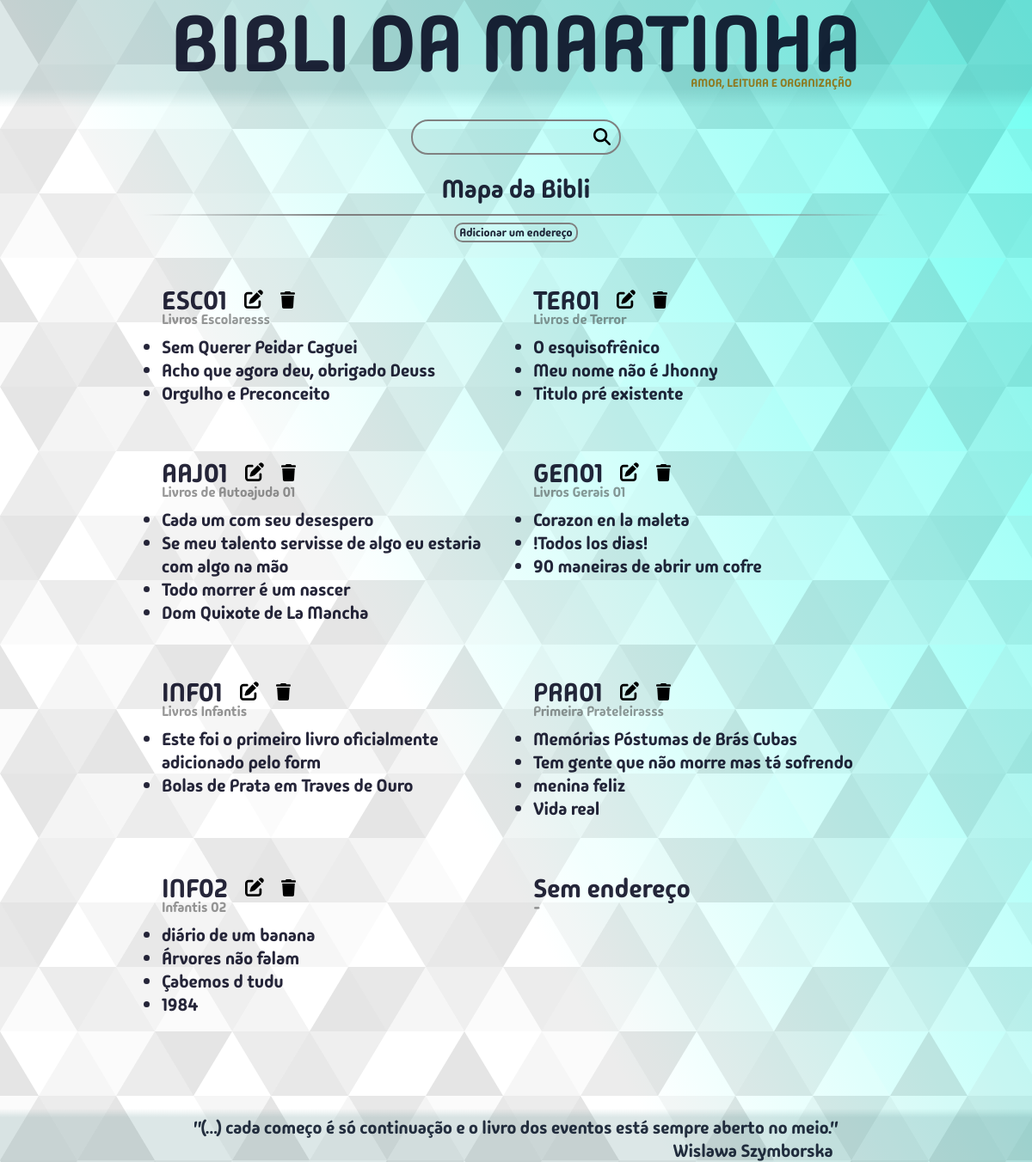
The page /mapadabibli/ on the database its author committed.
### bibm/models.py (models this page shows, shortened)
class Endereco(models.Model):
    codigo = models.CharField(max_length=5, validators=[validacao_endereco])
    descricao = models.CharField(max_length=300, blank=True, null=True)
    comentario = models.TextField(blank=True, null=True)
    class Meta:
        verbose_name = "Endereço"

class Livro(models.Model):
    titulo = models.CharField(max_length=300, unique=True)
    editora = models.CharField(max_length=300, blank=True, null=True)
    autor = models.ForeignKey(Autor, on_delete=models.SET_DEFAULT, default=1)
    genero = models.ForeignKey(Genero, on_delete=models.SET_DEFAULT, default=1)
    tema = models.CharField(max_length=600, blank=True, null=True)
    lendo = models.BooleanField(default=False)
    lido = models.BooleanField(default=False)
    data_leitura = models.DateField(blank=True, null=True)
    leria_de_novo = models.BooleanField(default=False)
    notas = [(1,"1"),(2,"2"),(3,"3"),(4,"4"),(5,"5"),(6,"6"),(7,"7"),(8,"8"),(9,"9"),(10,"10")]
    classificacao = models.IntegerField(choices=notas, blank=True, null=True)
    endereco = models.ForeignKey(Endereco, on_delete=models.SET_NULL, blank=True, null=True)
    data_compra = models.DateField(null=True)
    regiao = models.ForeignKey(Regiao, on_delete=models.SET_DEFAULT, default=2)
    comentario = models.TextField(blank=True, null=True)
    planejamento = models.PositiveIntegerField(unique=True, blank=True, null=True)

### bibm/views/views_mapa.py (the view)
# urls.py: path("mapadabibli/", views.mapa_da_bibli, name="mapa_da_bibli"),
def mapa_da_bibli(request):
    search_term = request.GET.get("q","")
    if search_term != "":
        enderecos = Endereco.objects.filter(Q(
            Q(codigo__icontains=search_term) |
            Q(descricao__icontains=search_term) |
            Q(
                codigo = Livro.objects.filter(titulo__icontains = search_term).first().endereco.codigo
            )
        ))
    else:
        enderecos = Endereco.objects.all()
    enderecos_dict = {}
    if enderecos.exists():
        for endereco in enderecos:
            livro_lista = []
            livros_endereco = Livro.objects.filter(endereco__codigo = endereco.codigo)
            for livro in livros_endereco:
                livro_lista.append((livro.id, livro.titulo))
            enderecos_dict[endereco.codigo] = ((endereco.id, endereco.descricao),livro_lista)
    if search_term == "" or search_term.lower() in "sem endereço":
        livro_lista = []
        livros_endereco = Livro.objects.filter(endereco = None)
        for livro in livros_endereco:
            livro_lista.append((livro.id, livro.titulo))
        enderecos_dict["Sem endereço"] = ((None ,None),livro_lista)
    if not enderecos_dict:
        messages.info(request,"Sua busca retornou sem resultados.")
    context = {
        "enderecos": enderecos_dict,
        "mapa_da_bibli": True,
        "caller": "mapa_da_bibli",
    }
    return render(request, "bibm/pages/mapaDaBibli.html",context)

### bibm/templates/bibm/pages/mapaDaBibli.html (shortened to what this page needs)
{% extends 'bibm/estru.html' %}
{% load static %}
{% block content %}
  <div class="container-search-box-mapa">
    <form action="{% url 'bibm:mapa_da_bibli' %}" class="search-form-mapa caixa-de-pesquisa">
      <input type="search" class="search-input" name="q" value="{{ search_term }}" />
      <button type="submit" class="search-button lupa">
				<img src="{% static 'bibm/img/magnifying-glass-solid.svg' %}" alt="Lupa" />
			</button>
    </form>
  </div>
	<div class="titulo-corpo-padrao texto-centralizado">Mapa da Bibli</div>
	<div class="linha-divisoria-box">
    <div class="ldiv linha-divisoria-esquerda"></div>
    <div class="ldiv linha-divisoria-meio"></div>
    <div class="ldiv linha-divisoria-direita"></div>
  </div>
	<form action="{% url "bibm:add_um_endereco_livro" %}" method="post" class="texto-centralizado">
		<button type="submit" class="btn-pequeno btn-verde">Adicionar um endereço</button>
	</form>
	<div class="container-mapa-box">
		{% for endereco, tupla in enderecos.items %}
		<div class="endereco-box">
			<div class="flex-flow-row espaco-top-2rem">
			<div class="endereco-titulo-box">
				<span class="endereco-titulo">{{ endereco }}</span>
				{% if tupla.0.0 %}
					<form method="GET" action="{% url 'bibm:editar_endereco' tupla.0.0 %}">
						<button type="submit">
							<img
								src="{% static 'bibm/img/pen-to-square-solid.svg' %}"
								alt="Editar este livro"
								title="Editar este livro"
								class="btn-editar"
							>
						</button>
					</form>
					<form method="POST" action="{% url 'bibm:deletar_endereco' %}"
						onclick="return confirm('Você confirma a exclusão deste endereço?')">
						<button type="submit">
							<img
							src="{% static 'bibm/img/trash-solid.svg' %}"
							alt="Deletar este livro"
							title="Deletar este livro"
							class="btn-excluir"
							>
						</button>
					</form>
					{% endif %}
				</div>
			</div>
			{% if tupla.0 %}
			<div class="endereco-descricao-box">
				<span class="endereco-descricao">
					{% if tupla.0.1 is None %}
					-
					{% else %}
						{{ tupla.0.1 }}
					{% endif %}
				</span>
			</div>
			{% endif %}
			{% for livro_id, livro_titulo in tupla.1 %}
			<div class="endereco-livros" draggable="true">
				<span class="endereco-livro-titulo btn-azul">{{ livro_titulo }}</span>
			</div>
			{% endfor %}
		</div>
		{% endfor %}
	</div>
{% endblock %}

### bibm/static/bibm/css/estilos.css (style rules this page uses)
:root { --vermelho: 21; --verde: 95; --azul: 95; --cor-do-titulo: rgba(var(--vermelho), var(--verde), var(--azul), 0.15); --cod-do-titulo-bottom: rgba(var(--vermelho), var(--verde), var(--azul), 0); --azul-livro-atual: #4a9e9771; --verde-livro-atual: #07691c71; --vermelho-livro-atual: #b1432771; --cor-da-borda: gray; --recuo-padrao: calc(80vw + 2rem); --color-primary: #269fe6; --color-white: #fff; --color-escrita-padrao: rgba(0, 0, 24, 0.85); }
* { margin: 0; padding: 0; }
html { font-size: 62.5%; }
body { font-size: calc(1.2rem + 0.7vw); overflow: hidden auto; }
button { position: inherit; border: none; font-family: inherit; background: none; color: inherit; }
.btn-editar { position: relative; margin-left: 2rem; width: 2.2rem; top: .2rem; cursor: pointer; }
.btn-excluir { position: relative; width: 1.7rem; margin-left: 2rem; top: .2rem; cursor: pointer; }

### bibm/static/bibm/css/searchBox.css (style rules this page uses)
.container-search-box-mapa { margin: 0 auto; margin-bottom: 2rem; width: fit-content; display: flex; justify-content: center; }
.search-form-mapa { border: 2px solid var(--cor-da-borda); min-width: 19.5rem; width: 20vw; border-radius: 20px; position: relative; transition: all 300ms ease-in-out; }
.search-input, .search-button { border: none; background: none; outline: none; padding: 1rem; transition: all 300ms ease-in-out; font-family: inherit; }
.search-button img { width: 2rem; }
.search-button { position: absolute; top: -.2rem; right: 0; }
.search-input { width: 100%; padding-right: 3rem; }

### bibm/static/bibm/css/botoes.css (style rules this page uses)
.btn-pequeno { position: relative; place-self: center; border: .2rem solid var(--cor-da-borda); width: fit-content; height: fit-content; border-radius: 1rem; font-family: inherit; font-size: calc(.6rem + .6vw); transition: all 300ms ease-in-out; padding: .09rem .4rem; margin: 0.8rem; }

### bibm/static/bibm/css/mapaDaBibli.css (style rules this page uses)
.container-mapa-box { position: relative; display: flex; flex-flow: row wrap; width: var(--recuo-padrao); margin: 0 auto; justify-content: center; }
.endereco-box { position: relative; display: flex; flex-flow: column; text-align: center; padding: 2rem; width: 40%; }
.endereco-titulo-box { display: flex; justify-content: left; align-items: center; }
.endereco-titulo { font-size: calc(1.8rem + 1vw); }
.endereco-livros { display: list-item; list-style-type: disc; }
.endereco-livro-titulo { display: flex; flex-flow: column; justify-content: left; text-align: left; }
.endereco-descricao-box { display: flex; position: relative; justify-content: left; top: -.8rem; }
.endereco-descricao { font-size: calc(1rem + .5vw); color: rgba(50, 50, 50, .5); }

### bibm/static/bibm/css/anotacoesHistorico.css (style rules this page uses)
.linha-divisoria-box { display: flex; flex-flow: row nowrap; width: 100%; place-items: center; justify-content: center; }
.ldiv { content: ""; display: flex; background-color: gray; height: 2px; }
.linha-divisoria-esquerda { width: 20%; background: linear-gradient(to left,gray, rgba(128,128,128,0)); }
.linha-divisoria-meio { background-color: gray; width: 40%; }
.linha-divisoria-direita { width: 20%; background: linear-gradient(to right,gray, rgba(128,128,128,0)); }

### bibm/static/bibm/css/genericos.css (style rules this page uses)
.espaco-top-2rem { margin-top: 2rem; }
.flex-flow-row { display: flex; flex-flow: row; gap: 1rem; }
.texto-centralizado { display: flex; justify-content: center; }
.titulo-corpo-padrao { font-size: calc(1.5rem + 1.2vw); padding-bottom: 1rem; }

### rows shown on the page
Endereco: enderecos "ESC01", descricao "Livros Escolaresss"
Livro: 1 "Sem Querer Peidar Caguei"
Livro: 1 "Acho que agora deu, obrigado Deuss"
Livro: 1 "Orgulho e Preconceito"
Endereco: enderecos "TER01", descricao "Livros de Terror"
Livro: 1 "O esquisofrênico"
Livro: 1 "Meu nome não é Jhonny"
Livro: 1 "Titulo pré existente"
Endereco: enderecos "AAJ01", descricao "Livros de Autoajuda 01"
Livro: 1 "Cada um com seu desespero"
Livro: 1 "Se meu talento servisse de algo eu estaria com algo na mão"
Livro: 1 "Todo morrer é um nascer"
Livro: 1 "Dom Quixote de La Mancha"
Endereco: enderecos "GEN01", descricao "Livros Gerais 01"
Livro: 1 "Corazon en la maleta"
Livro: 1 "!Todos los dias!"
Livro: 1 "90 maneiras de abrir um cofre"
Endereco: enderecos "INF01", descricao "Livros Infantis"
Livro: 1 "Este foi o primeiro livro oficialmente adicionado pelo form"
Livro: 1 "Bolas de Prata em Traves de Ouro"
Endereco: enderecos "PRA01", descricao "Primeira Prateleirasss"
Livro: 1 "Memórias Póstumas de Brás Cubas"
Livro: 1 "Tem gente que não morre mas tá sofrendo"
Livro: 1 "menina feliz"
Livro: 1 "Vida real"
Endereco: enderecos "INF02", descricao "Infantis 02"
Livro: 1 "diário de um banana"
Livro: 1 "Árvores não falam"
Livro: 1 "Çabemos d tudu"
Livro: 1 "1984"

### other values the page prints
{{ endereco }} "Sem endereço"
